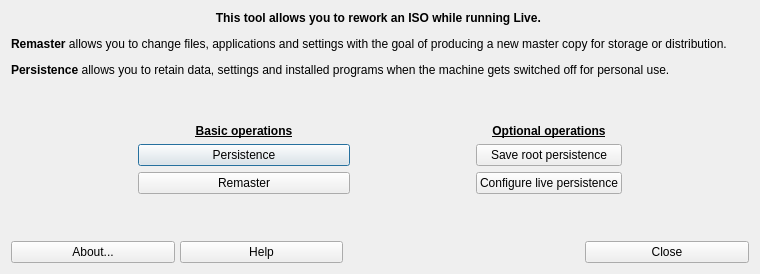
<?xml version="1.0" encoding="UTF-8"?>
<ui version="4.0">
 <class>mxremastercc</class>
 <widget class="QDialog" name="mxremastercc">
  <property name="geometry">
   <rect>
    <x>0</x>
    <y>0</y>
    <width>760</width>
    <height>274</height>
   </rect>
  </property>
  <property name="windowTitle">
   <string>MX Remastercc</string>
  </property>
  <property name="windowIcon">
   <iconset theme="preferences-desktop">
    <normaloff/>
   </iconset>
  </property>
  <layout class="QGridLayout" name="gridLayout_2">
   <item row="0" column="0">
    <layout class="QGridLayout" name="gridLayout">
     <item row="8" column="2" colspan="2">
      <spacer name="verticalSpacer">
       <property name="orientation">
        <enum>Qt::Vertical</enum>
       </property>
       <property name="sizeType">
        <enum>QSizePolicy::MinimumExpanding</enum>
       </property>
       <property name="sizeHint" stdset="0">
        <size>
         <width>20</width>
         <height>20</height>
        </size>
       </property>
      </spacer>
     </item>
     <item row="5" column="0">
      <spacer name="horizontalSpacer">
       <property name="orientation">
        <enum>Qt::Horizontal</enum>
       </property>
       <property name="sizeType">
        <enum>QSizePolicy::MinimumExpanding</enum>
       </property>
       <property name="sizeHint" stdset="0">
        <size>
         <width>40</width>
         <height>20</height>
        </size>
       </property>
      </spacer>
     </item>
     <item row="5" column="2">
      <widget class="QPushButton" name="buttonSetupPersistence">
       <property name="minimumSize">
        <size>
         <width>212</width>
         <height>0</height>
        </size>
       </property>
       <property name="text">
        <string>Persistence</string>
       </property>
       <property name="icon">
        <iconset theme="applications-development">
         <normaloff/>
        </iconset>
       </property>
       <property name="flat">
        <bool>false</bool>
       </property>
      </widget>
     </item>
     <item row="1" column="0" colspan="7">
      <widget class="QLabel" name="label">
       <property name="text">
        <string>&lt;html&gt;&lt;head/&gt;&lt;body&gt;&lt;p align=&quot;center&quot;&gt;&lt;span style=&quot; font-weight:600;&quot;&gt;This tool allows you to rework an ISO while running Live. &lt;/span&gt;&lt;/p&gt;&lt;p&gt;&lt;span style=&quot; font-weight:600;&quot;&gt;Remaster&lt;/span&gt; allows you to change files, applications and settings with the goal of producing a new master copy for storage or distribution. &lt;/p&gt;&lt;p&gt;&lt;span style=&quot; font-weight:600;&quot;&gt;Persistence&lt;/span&gt; allows you to retain data, settings and installed programs when the machine gets switched off for personal use.&lt;/p&gt;&lt;/body&gt;&lt;/html&gt;</string>
       </property>
       <property name="wordWrap">
        <bool>true</bool>
       </property>
      </widget>
     </item>
     <item row="5" column="6">
      <spacer name="horizontalSpacer_2">
       <property name="orientation">
        <enum>Qt::Horizontal</enum>
       </property>
       <property name="sizeType">
        <enum>QSizePolicy::MinimumExpanding</enum>
       </property>
       <property name="sizeHint" stdset="0">
        <size>
         <width>40</width>
         <height>20</height>
        </size>
       </property>
      </spacer>
     </item>
     <item row="9" column="0" colspan="7">
      <layout class="QGridLayout" name="buttonBar" columnstretch="0,0,0,0,0,0,0,0,0">
       <property name="sizeConstraint">
        <enum>QLayout::SetDefaultConstraint</enum>
       </property>
       <property name="leftMargin">
        <number>0</number>
       </property>
       <property name="topMargin">
        <number>0</number>
       </property>
       <property name="rightMargin">
        <number>0</number>
       </property>
       <property name="bottomMargin">
        <number>0</number>
       </property>
       <property name="spacing">
        <number>5</number>
       </property>
       <item row="1" column="1">
        <widget class="QPushButton" name="buttonHelp">
         <property name="sizePolicy">
          <sizepolicy hsizetype="Minimum" vsizetype="Preferred">
           <horstretch>0</horstretch>
           <verstretch>0</verstretch>
          </sizepolicy>
         </property>
         <property name="toolTip">
          <string>Display help </string>
         </property>
         <property name="text">
          <string>Help</string>
         </property>
         <property name="icon">
          <iconset>
           <normaloff>../../../../../../../../usr/share/mx-remastercc/icons/gnome-help.png</normaloff>../../../../../../../../usr/share/mx-remastercc/icons/gnome-help.png</iconset>
         </property>
         <property name="shortcut">
          <string>Alt+H</string>
         </property>
        </widget>
       </item>
       <item row="1" column="5">
        <spacer name="horizontalSpacer2">
         <property name="orientation">
          <enum>Qt::Horizontal</enum>
         </property>
         <property name="sizeType">
          <enum>QSizePolicy::Minimum</enum>
         </property>
         <property name="sizeHint" stdset="0">
          <size>
           <width>100</width>
           <height>20</height>
          </size>
         </property>
        </spacer>
       </item>
       <item row="1" column="0">
        <widget class="QPushButton" name="buttonAbout">
         <property name="sizePolicy">
          <sizepolicy hsizetype="Minimum" vsizetype="Preferred">
           <horstretch>0</horstretch>
           <verstretch>0</verstretch>
          </sizepolicy>
         </property>
         <property name="toolTip">
          <string>About this application</string>
         </property>
         <property name="text">
          <string>About...</string>
         </property>
         <property name="icon">
          <iconset>
           <normaloff>../../../../../../../../usr/share/mx-remastercc/icons/accessories-text-editor.png</normaloff>../../../../../../../../usr/share/mx-remastercc/icons/accessories-text-editor.png</iconset>
         </property>
         <property name="shortcut">
          <string>Alt+B</string>
         </property>
         <property name="autoDefault">
          <bool>true</bool>
         </property>
        </widget>
       </item>
       <item row="1" column="2">
        <spacer name="horizontalSpacer1">
         <property name="orientation">
          <enum>Qt::Horizontal</enum>
         </property>
         <property name="sizeType">
          <enum>QSizePolicy::Minimum</enum>
         </property>
         <property name="sizeHint" stdset="0">
          <size>
           <width>100</width>
           <height>20</height>
          </size>
         </property>
        </spacer>
       </item>
       <item row="1" column="8">
        <widget class="QPushButton" name="buttonCancel">
         <property name="sizePolicy">
          <sizepolicy hsizetype="Minimum" vsizetype="Preferred">
           <horstretch>0</horstretch>
           <verstretch>0</verstretch>
          </sizepolicy>
         </property>
         <property name="toolTip">
          <string>Quit application</string>
         </property>
         <property name="text">
          <string>Close</string>
         </property>
         <property name="icon">
          <iconset>
           <normaloff>../../../../../../../../usr/share/mx-remastercc/icons/gtk-cancel.png</normaloff>../../../../../../../../usr/share/mx-remastercc/icons/gtk-cancel.png</iconset>
         </property>
         <property name="shortcut">
          <string>Alt+N</string>
         </property>
         <property name="autoDefault">
          <bool>true</bool>
         </property>
        </widget>
       </item>
       <item row="1" column="3">
        <widget class="QLabel" name="labelMX">
         <property name="maximumSize">
          <size>
           <width>32</width>
           <height>32</height>
          </size>
         </property>
         <property name="midLineWidth">
          <number>0</number>
         </property>
         <property name="text">
          <string/>
         </property>
         <property name="pixmap">
          <pixmap>../../../../../../../../usr/share/mx-remastercc/icons/mxfcelogo.png</pixmap>
         </property>
         <property name="scaledContents">
          <bool>true</bool>
         </property>
        </widget>
       </item>
      </layout>
     </item>
     <item row="4" column="2">
      <widget class="QLabel" name="label_2">
       <property name="text">
        <string>&lt;html&gt;&lt;head/&gt;&lt;body&gt;&lt;p&gt;&lt;span style=&quot; font-weight:600; text-decoration: underline;&quot;&gt;Basic operations&lt;/span&gt;&lt;/p&gt;&lt;/body&gt;&lt;/html&gt;</string>
       </property>
       <property name="alignment">
        <set>Qt::AlignCenter</set>
       </property>
      </widget>
     </item>
     <item row="6" column="2">
      <widget class="QPushButton" name="buttonRemaster">
       <property name="text">
        <string>Remaster</string>
       </property>
       <property name="icon">
        <iconset theme="media-cdrom">
         <normaloff/>
        </iconset>
       </property>
      </widget>
     </item>
     <item row="5" column="3">
      <spacer name="horizontalSpacer_3">
       <property name="orientation">
        <enum>Qt::Horizontal</enum>
       </property>
       <property name="sizeHint" stdset="0">
        <size>
         <width>40</width>
         <height>20</height>
        </size>
       </property>
      </spacer>
     </item>
     <item row="5" column="4">
      <widget class="QPushButton" name="buttonSaveRootPersist">
       <property name="text">
        <string>Save root persistence</string>
       </property>
       <property name="icon">
        <iconset theme="filesave">
         <normaloff/>
        </iconset>
       </property>
      </widget>
     </item>
     <item row="4" column="4">
      <widget class="QLabel" name="label_3">
       <property name="text">
        <string>&lt;html&gt;&lt;head/&gt;&lt;body&gt;&lt;p&gt;&lt;span style=&quot; font-weight:600; text-decoration: underline;&quot;&gt;Optional operations&lt;/span&gt;&lt;/p&gt;&lt;/body&gt;&lt;/html&gt;</string>
       </property>
       <property name="alignment">
        <set>Qt::AlignCenter</set>
       </property>
      </widget>
     </item>
     <item row="6" column="4">
      <widget class="QPushButton" name="buttonConfigPersistence">
       <property name="text">
        <string>Configure live persistence</string>
       </property>
       <property name="icon">
        <iconset theme="applications-system">
         <normaloff/>
        </iconset>
       </property>
      </widget>
     </item>
     <item row="2" column="0" colspan="7">
      <spacer name="verticalSpacer_2">
       <property name="orientation">
        <enum>Qt::Vertical</enum>
       </property>
       <property name="sizeType">
        <enum>QSizePolicy::MinimumExpanding</enum>
       </property>
       <property name="sizeHint" stdset="0">
        <size>
         <width>20</width>
         <height>20</height>
        </size>
       </property>
      </spacer>
     </item>
    </layout>
   </item>
  </layout>
 </widget>
 <resources/>
 <connections>
  <connection>
   <sender>buttonCancel</sender>
   <signal>pressed()</signal>
   <receiver>mxremastercc</receiver>
   <slot>close()</slot>
   <hints>
    <hint type="sourcelabel">
     <x>723</x>
     <y>519</y>
    </hint>
    <hint type="destinationlabel">
     <x>388</x>
     <y>272</y>
    </hint>
   </hints>
  </connection>
 </connections>
</ui>
